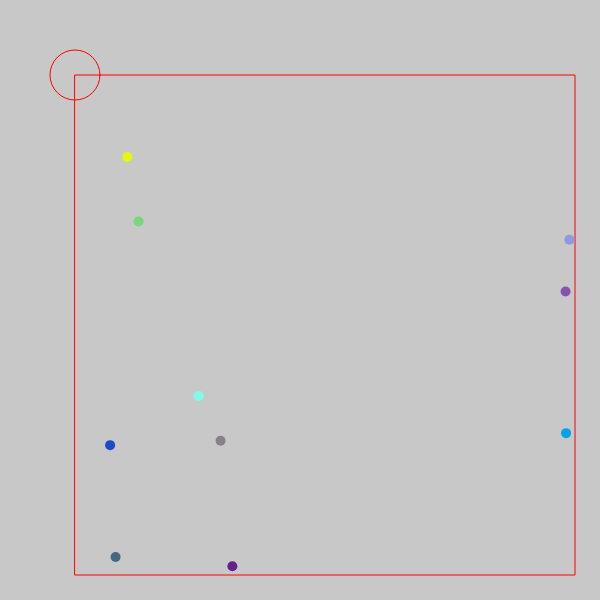
Frame 1 (no input)
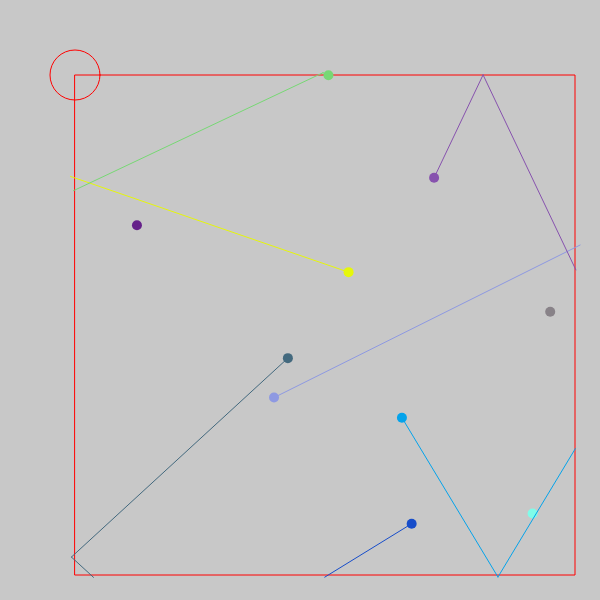
Frame 60 (no input)
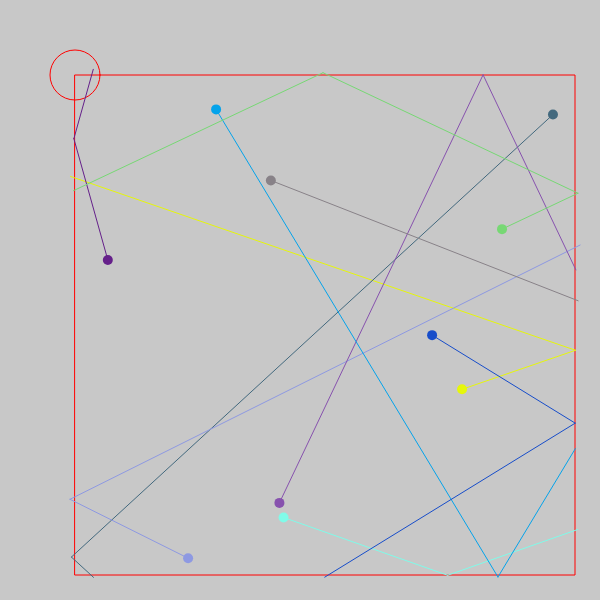
Frame 120 (the mouse pressed at the canvas centre since frame 60)

The p5.js sketch that drew these frames (run headless with seeded random() and noise() and a simulated clock; from frame 60 on, the mouse is pressed at the canvas centre):

// p5.js sketch
// ── sketch.js
function setup() {
	createCanvas(600, 600);
	// initialize an ammount of Dots
	var ammountDots = 10;
	initDots(ammountDots);
}

var squareX = 75;
var squareY = 75;
var squareSize = 500;

var Dots = []

function draw() {

	background(200);

	// draw Red Square
	noFill();
	stroke(255, 0, 0);
	rect(squareX, squareY, squareSize, squareSize)
	ellipse(squareX, squareY, 50, 50)
	// draw Point
	for (var i = 0; i < Dots.length; i++) {
		Dots[i].update();
		Dots[i].checkCollision();
		Dots[i].drawLines();
	}

}


function Punto() {
    // color rgb
    this.color_r = Math.floor(Math.random() * 255)
    this.color_g = Math.floor(Math.random() * 255)
    this.color_b = Math.floor(Math.random() * 255)

	// position relative to square
	this.pos_x = squareX + Math.floor(Math.random() * squareSize);
	this.pos_y = squareY + Math.floor(Math.random() * squareSize);
	// random velocity
	this.angle = Math.random() * TWO_PI;
	this.speed_x = sin(this.angle) * 6;
	this.speed_y = cos(this.angle) * 6;
	// array of lines
	this.lines_x = [];
	this.lines_y = [];

	// update position and draw
	this.update = function() {
		this.pos_x = this.pos_x + this.speed_x;
		this.pos_y = this.pos_y + this.speed_y;
		// set color blue
		fill(this.color_r, this.color_g, this.color_b);
		// disable outline when drawing
		noStroke();
		// draw
		ellipse(this.pos_x, this.pos_y, 10, 10);
	}

	// check if collision with square
	this.checkCollision = function() {
		if (this.pos_x <= squareX || this.pos_x >= squareX + squareSize) {
			// reverse horizontal speed
			this.speed_x *= -1;
			//save collision point to array
			this.lines_x.push(this.pos_x);
			this.lines_y.push(this.pos_y);
		} else if (this.pos_y <= squareY || this.pos_y >= squareY + squareSize) {
			this.speed_y *= -1;
			this.lines_x.push(this.pos_x);
			this.lines_y.push(this.pos_y);
		}
	}
	// draw lines for each adjacent coordinates in lines_x/y arrays
	this.drawLines = function() {
		var last_x = this.lines_x[0];
		var last_y = this.lines_y[0];
		// change color to green
		stroke(this.color_r, this.color_g, this.color_b);
		// loop from second position in array
		for (var i = 1; i < this.lines_x.length; i++) {
			// draw line from last saved point to current point
			line(last_x, last_y, this.lines_x[i], this.lines_y[i]);
			// update lastSavedPoint = current point
			last_x = this.lines_x[i];
			last_y = this.lines_y[i];
		}
		// draw from last point in array to current position of Punto
		line(last_x, last_y, this.pos_x, this.pos_y);

	}
}

function initDots(num) {
	for (var i = 0; i < num; i++) {
		var punto = new Punto();
		Dots.push(punto);
	}
}
// ── newsketch.js
function setup() {
	createCanvas(canvasSize, canvasSize);
	// initialize an ammount of Dots
	var ammountDots = 10;
	initDots(ammountDots);
}
var canvasSize = 600;
var squareSize = 500;
var squareX = (canvasSize - squareSize) / 2;
var squareY = (canvasSize - squareSize) / 2;

var Dots = []

function draw() {
	//background(200);

	// draw Red Square
	noFill();
	stroke(255, 0, 0);
	rect(squareX, squareY, squareSize, squareSize)
	ellipse(squareX, squareY, 50, 50)
	// draw Point
	for (var i = 0; i < Dots.length; i++) {
        //Dots[i].drawLines();
        Dots[i].update();
		Dots[i].checkCollision();
	}

}


function Punto() {
    // color rgb
    this.color_r = Math.floor(Math.random() * 255)
    this.color_g = Math.floor(Math.random() * 255)
    this.color_b = Math.floor(Math.random() * 255)

	// position relative to square
	this.pos_x = squareX + Math.floor(Math.random() * squareSize);
    this.pos_y = squareY + Math.floor(Math.random() * squareSize);
	// random velocity
	this.angle = Math.random() * TWO_PI;
	this.speed_x = sin(this.angle) * 6;
    this.speed_y = cos(this.angle) * 6;
    
	// array of lines
	this.lines_x = [];
	this.lines_y = [];

	// update position and draw
	this.update = function() {
		this.pos_x = this.pos_x + this.speed_x;
		this.pos_y = this.pos_y + this.speed_y;
		// set color blue
		fill(this.color_r, this.color_g, this.color_b);
		// disable outline when drawing
		noStroke();
		// draw
		ellipse(this.pos_x, this.pos_y, 50, 50);
	}

	// check if collision with square
	this.checkCollision = function() {
		if (this.pos_x <= squareX || this.pos_x >= squareX + squareSize) {
			// reverse horizontal speed
			this.speed_x *= -1;
			//save collision point to array
			this.lines_x.push(this.pos_x);
			this.lines_y.push(this.pos_y);
		} else if (this.pos_y <= squareY || this.pos_y >= squareY + squareSize) {
			this.speed_y *= -1;
			this.lines_x.push(this.pos_x);
			this.lines_y.push(this.pos_y);
		}
	}
	// draw lines for each adjacent coordinates in lines_x/y arrays
	this.drawLines = function() {
		var last_x = this.lines_x[0];
		var last_y = this.lines_y[0];
		// change color to green
        stroke(this.color_r, this.color_g, this.color_b);
        strokeWeight(50);
		// loop from second position in array
		for (var i = 1; i < this.lines_x.length; i++) {
			// draw line from last saved point to current point
			line(last_x, last_y, this.lines_x[i], this.lines_y[i]);
			// update lastSavedPoint = current point
			last_x = this.lines_x[i];
			last_y = this.lines_y[i];
		}
		// draw from last point in array to current position of Punto
		line(last_x, last_y, this.pos_x, this.pos_y);

	}
}

function initDots(num) {
	for (var i = 0; i < num; i++) {
		var punto = new Punto();
		Dots.push(punto);
	}
}
